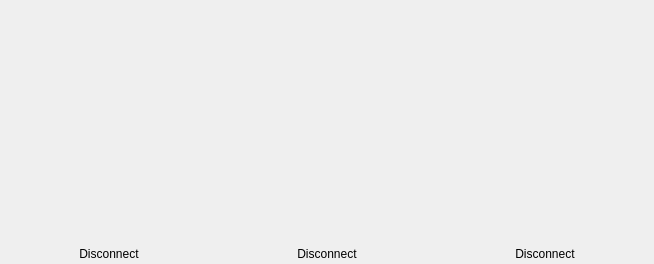
<?xml version="1.0" encoding="UTF-8"?>
<ui version="4.0">
 <class>Device</class>
 <widget class="QWidget" name="Device">
  <property name="geometry">
   <rect>
    <x>0</x>
    <y>0</y>
    <width>654</width>
    <height>264</height>
   </rect>
  </property>
  <property name="windowTitle">
   <string>Form</string>
  </property>
  <layout class="QGridLayout" name="gridLayout">
   <property name="leftMargin">
    <number>0</number>
   </property>
   <property name="topMargin">
    <number>0</number>
   </property>
   <property name="rightMargin">
    <number>0</number>
   </property>
   <property name="bottomMargin">
    <number>0</number>
   </property>
   <property name="spacing">
    <number>0</number>
   </property>
   <item row="0" column="0">
    <layout class="QGridLayout" name="gridLayout_2">
     <property name="spacing">
      <number>0</number>
     </property>
     <item row="0" column="2">
      <widget class="QToolButton" name="toolButton_pad">
       <property name="sizePolicy">
        <sizepolicy hsizetype="Preferred" vsizetype="Preferred">
         <horstretch>0</horstretch>
         <verstretch>0</verstretch>
        </sizepolicy>
       </property>
       <property name="minimumSize">
        <size>
         <width>150</width>
         <height>200</height>
        </size>
       </property>
       <property name="styleSheet">
        <string notr="true">border: none;</string>
       </property>
       <property name="text">
        <string/>
       </property>
      </widget>
     </item>
     <item row="0" column="1">
      <widget class="QToolButton" name="toolButton_r">
       <property name="sizePolicy">
        <sizepolicy hsizetype="Preferred" vsizetype="Preferred">
         <horstretch>0</horstretch>
         <verstretch>0</verstretch>
        </sizepolicy>
       </property>
       <property name="minimumSize">
        <size>
         <width>150</width>
         <height>200</height>
        </size>
       </property>
       <property name="autoFillBackground">
        <bool>false</bool>
       </property>
       <property name="styleSheet">
        <string notr="true">border: none;</string>
       </property>
       <property name="text">
        <string/>
       </property>
      </widget>
     </item>
     <item row="0" column="0">
      <widget class="QToolButton" name="toolButton_l">
       <property name="sizePolicy">
        <sizepolicy hsizetype="Preferred" vsizetype="Preferred">
         <horstretch>0</horstretch>
         <verstretch>0</verstretch>
        </sizepolicy>
       </property>
       <property name="minimumSize">
        <size>
         <width>150</width>
         <height>200</height>
        </size>
       </property>
       <property name="autoFillBackground">
        <bool>false</bool>
       </property>
       <property name="styleSheet">
        <string notr="true">border: none;</string>
       </property>
       <property name="text">
        <string/>
       </property>
      </widget>
     </item>
     <item row="1" column="0">
      <widget class="QLabel" name="touchState_l">
       <property name="text">
        <string>Disconnect</string>
       </property>
       <property name="alignment">
        <set>Qt::AlignCenter</set>
       </property>
      </widget>
     </item>
     <item row="1" column="1">
      <widget class="QLabel" name="touchState_r">
       <property name="maximumSize">
        <size>
         <width>16777215</width>
         <height>20</height>
        </size>
       </property>
       <property name="text">
        <string>Disconnect</string>
       </property>
       <property name="alignment">
        <set>Qt::AlignCenter</set>
       </property>
      </widget>
     </item>
     <item row="1" column="2">
      <widget class="QLabel" name="touchState_pad">
       <property name="text">
        <string>Disconnect</string>
       </property>
       <property name="alignment">
        <set>Qt::AlignCenter</set>
       </property>
      </widget>
     </item>
    </layout>
   </item>
  </layout>
 </widget>
 <resources/>
 <connections/>
</ui>
